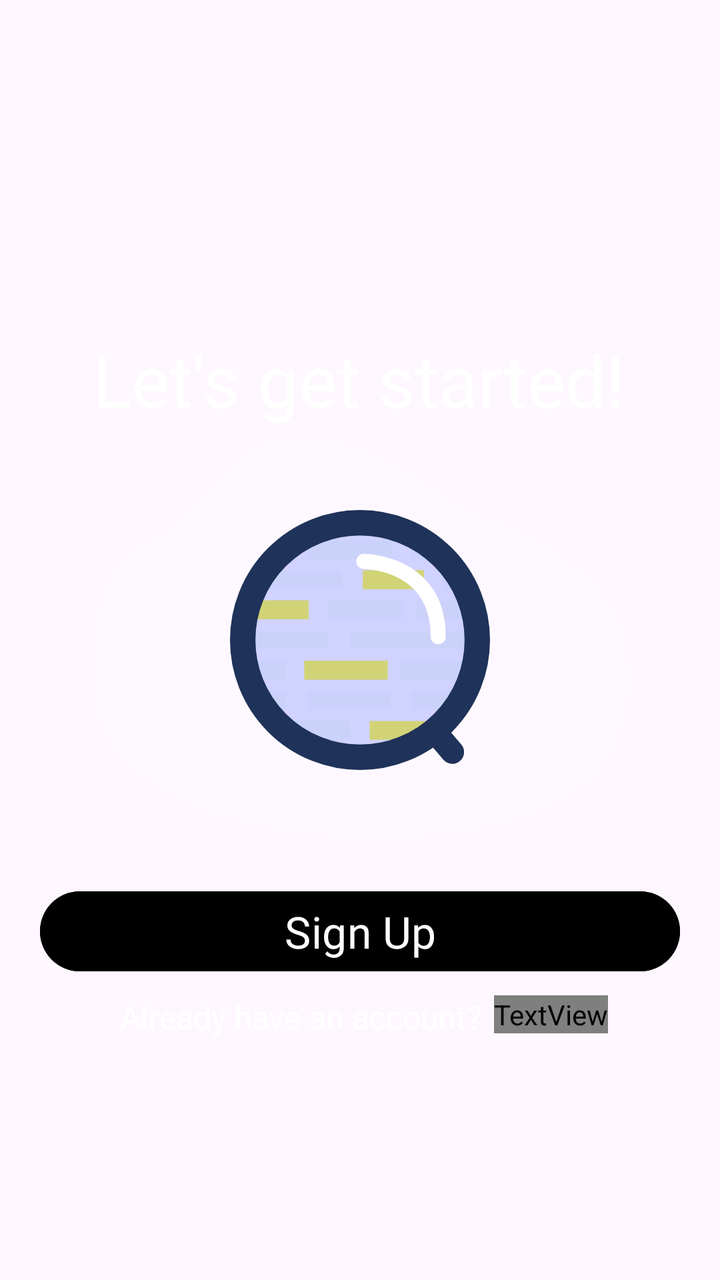
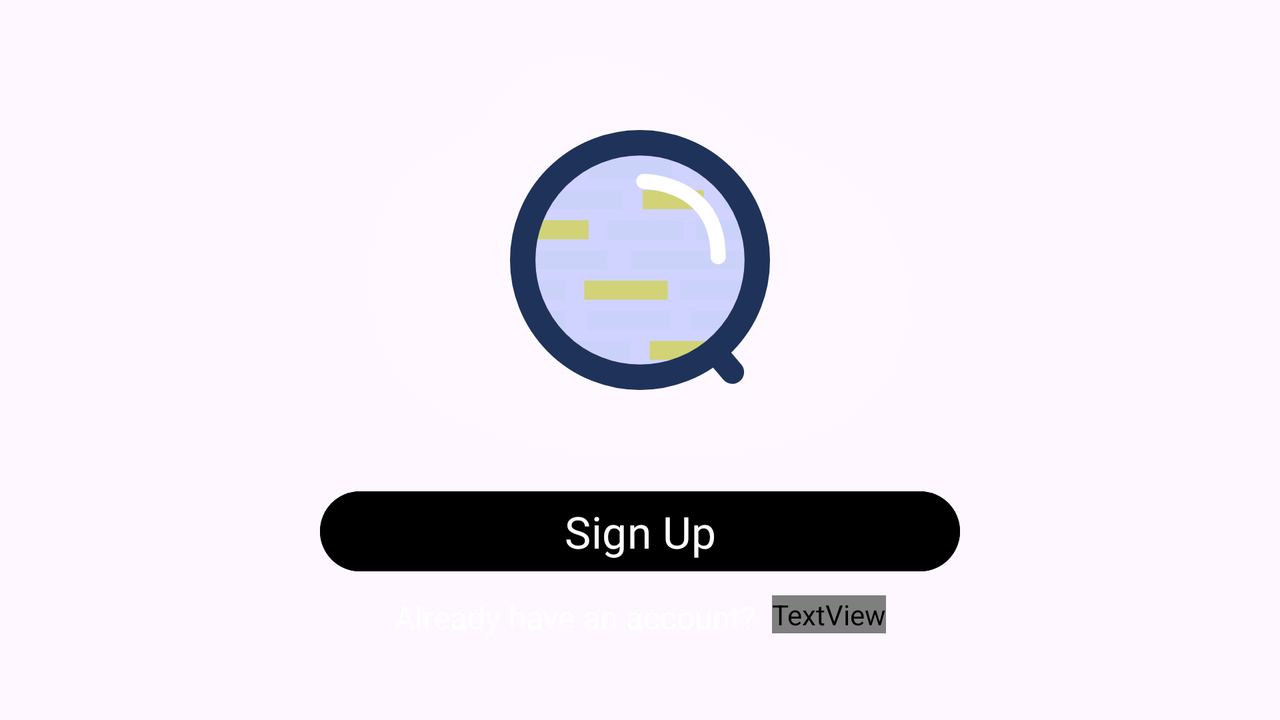

One screen, two layout resources from the same app: the default and the repository's alternative for another configuration. Each is rendered where Android would select it; the XML of both is given below.
<!-- AndroidManifest.xml: application theme Base.Theme.MatchSense -->
<!-- res/layout/activity_welcome.xml -->
<?xml version="1.0" encoding="utf-8"?>
<androidx.constraintlayout.widget.ConstraintLayout xmlns:android="http://schemas.android.com/apk/res/android"
    xmlns:app="http://schemas.android.com/apk/res-auto"
    xmlns:tools="http://schemas.android.com/tools"
    android:id="@+id/main"
    android:layout_width="match_parent"
    android:layout_height="match_parent"
    android:background="@color/bgColor"
    tools:context=".view.welcome.WelcomeActivity">

    <ImageView
        android:id="@+id/imageView"
        android:layout_width="wrap_content"
        android:layout_height="wrap_content"
        android:scaleType="fitXY"
        android:src="@drawable/top_left_bubble"
        app:layout_constraintStart_toStartOf="parent"
        app:layout_constraintTop_toTopOf="parent" />

    <ImageView
        android:layout_width="wrap_content"
        android:layout_height="wrap_content"
        android:src="@drawable/top_right_bubble"
        app:layout_constraintEnd_toEndOf="parent"
        app:layout_constraintTop_toTopOf="parent"
        android:scaleType="fitXY"/>

    <ImageView
        android:layout_width="wrap_content"
        android:layout_height="wrap_content"
        android:scaleType="fitXY"
        android:src="@drawable/bottom_right_bubble"
        app:layout_constraintBottom_toBottomOf="parent"
        app:layout_constraintEnd_toEndOf="parent" />

    <ImageView
        android:layout_width="wrap_content"
        android:layout_height="wrap_content"
        android:scaleType="fitXY"
        android:src="@drawable/bottom_left_bubble"
        app:layout_constraintBottom_toBottomOf="parent"
        app:layout_constraintStart_toStartOf="parent" />

    <TextView
        android:id="@+id/textView"
        android:layout_width="wrap_content"
        android:layout_height="wrap_content"
        android:layout_marginTop="180dp"
        android:fontFamily="@font/montserrat_semibold"
        android:text="@string/let_s_get_started"
        android:textColor="@color/white"
        android:textSize="36sp"
        app:layout_constraintBottom_toTopOf="@+id/bg_icon_welcome"
        app:layout_constraintEnd_toEndOf="parent"
        app:layout_constraintHorizontal_bias="0.495"
        app:layout_constraintStart_toStartOf="parent"
        app:layout_constraintTop_toTopOf="parent" />


    <ImageView
        android:id="@+id/bg_icon_welcome"
        android:layout_width="wrap_content"
        android:layout_height="wrap_content"
        android:src="@drawable/bg_icon_welcome"
        app:layout_constraintBottom_toBottomOf="parent"
        app:layout_constraintEnd_toEndOf="parent"
        app:layout_constraintStart_toStartOf="parent"
        app:layout_constraintTop_toTopOf="parent" />

    <ImageView
        android:id="@+id/ivAppLogo"
        android:layout_width="130dp"
        android:layout_height="130dp"
        android:layout_gravity="center"
        android:src="@drawable/app_logo"
        app:layout_constraintBottom_toBottomOf="parent"
        app:layout_constraintEnd_toEndOf="parent"
        app:layout_constraintStart_toStartOf="parent"
        app:layout_constraintTop_toTopOf="parent" />

    <Button
        android:id="@+id/btnSignup"
        android:layout_width="320dp"
        android:layout_height="wrap_content"
        android:layout_marginTop="-150dp"
        android:backgroundTint="@color/yellow"
        android:fontFamily="@font/montserrat_medium"
        android:padding="5dp"
        android:text="@string/btn_signup"
        android:textSize="22sp"
        app:layout_constraintBottom_toBottomOf="parent"
        app:layout_constraintEnd_toEndOf="parent"
        app:layout_constraintStart_toStartOf="parent"
        app:layout_constraintTop_toBottomOf="@+id/bg_icon_welcome" />

    <TextView
        android:id="@+id/tvBtnSignin"
        android:layout_width="wrap_content"
        android:layout_height="wrap_content"
        android:clickable="true"
        android:focusable="true"
        android:text="@string/btn_signin"
        android:textColor="@color/yellow"
        android:textSize="16sp"
        app:layout_constraintEnd_toEndOf="@+id/btnSignup"
        app:layout_constraintHorizontal_bias="0.145"
        app:layout_constraintStart_toEndOf="@+id/tvSignIn"
        app:layout_constraintTop_toTopOf="@+id/tvSignIn" />

    <TextView
        android:id="@+id/tvSignIn"
        android:layout_width="wrap_content"
        android:layout_height="wrap_content"
        android:layout_marginStart="40dp"
        android:layout_marginTop="8dp"
        android:text="@string/already_have_an_account"
        android:textColor="@color/white"
        android:textSize="16sp"
        app:layout_constraintStart_toStartOf="@+id/btnSignup"
        app:layout_constraintTop_toBottomOf="@+id/btnSignup" />


</androidx.constraintlayout.widget.ConstraintLayout>
<!-- resources referenced by this layout -->
<resources>
  <color name="white">#FFFFFFFF</color>
  <!-- drawable top_left_bubble (drawable) -->
  <vector xmlns:android="http://schemas.android.com/apk/res/android"
      xmlns:aapt="http://schemas.android.com/aapt"
      android:width="148dp"
      android:height="157dp"
      android:viewportWidth="148"
      android:viewportHeight="157">
    <path
        android:pathData="M69.84,27.13m70.85,-6.8a71.17,71.17 129.52,1 1,-141.69 13.6a71.17,71.17 129.52,1 1,141.69 -13.6">
      <aapt:attr name="android:fillColor">
        <gradient 
            android:startX="76.64"
            android:startY="97.98"
            android:endX="63.05"
            android:endY="-43.71"
            android:type="linear">
          <item android:offset="0" android:color="#0AFFFFFF"/>
          <item android:offset="1" android:color="#00999999"/>
        </gradient>
      </aapt:attr>
    </path>
    <path
        android:pathData="M48.78,54.16a47.34,47.34 87.17,1 0,-63.57 70.18a47.34,47.34 87.17,1 0,63.57 -70.18z">
      <aapt:attr name="android:fillColor">
        <gradient 
            android:startX="52.09"
            android:startY="121.04"
            android:endX="-18.09"
            android:endY="57.47"
            android:type="linear">
          <item android:offset="0" android:color="#0AFFFFFF"/>
          <item android:offset="1" android:color="#00999999"/>
        </gradient>
      </aapt:attr>
    </path>
    <path
        android:pathData="M55.98,40.53m6.28,-26.98a27.7,27.7 58.1,1 1,-12.56 53.96a27.7,27.7 58.1,1 1,12.56 -53.96">
      <aapt:attr name="android:fillColor">
        <gradient 
            android:startX="82.96"
            android:startY="46.81"
            android:endX="29"
            android:endY="34.25"
            android:type="linear">
          <item android:offset="0" android:color="#0AFFFFFF"/>
          <item android:offset="1" android:color="#00999999"/>
        </gradient>
      </aapt:attr>
    </path>
  </vector>
  <string name="already_have_an_account">Already have an account?</string>
  <string name="btn_signin">Sign In</string>
  <string name="btn_signup">Sign Up</string>
  <string name="let_s_get_started">Let\'s get started!</string>
  <style name="Base.Theme.MatchSense" parent="Theme.Material3.DayNight.NoActionBar">
          
          
      </style>
</resources>
<!-- res/layout-land/activity_welcome.xml (the repository's variant of the layout above) -->
<!-- drawn on the phone turned sideways -->
<?xml version="1.0" encoding="utf-8"?>
<androidx.constraintlayout.widget.ConstraintLayout xmlns:android="http://schemas.android.com/apk/res/android"
    xmlns:app="http://schemas.android.com/apk/res-auto"
    xmlns:tools="http://schemas.android.com/tools"
    android:id="@+id/main"
    android:layout_width="match_parent"
    android:layout_height="match_parent"
    android:background="@color/bgColor"
    tools:context=".view.welcome.WelcomeActivity">

    <ImageView
        android:id="@+id/imageView"
        android:layout_width="wrap_content"
        android:layout_height="wrap_content"
        android:scaleType="fitXY"
        android:src="@drawable/top_left_bubble"
        app:layout_constraintStart_toStartOf="parent"
        app:layout_constraintTop_toTopOf="parent" />

    <ImageView
        android:layout_width="wrap_content"
        android:layout_height="wrap_content"
        android:src="@drawable/top_right_bubble"
        app:layout_constraintEnd_toEndOf="parent"
        app:layout_constraintTop_toTopOf="parent"
        android:scaleType="fitXY"/>

    <ImageView
        android:layout_width="wrap_content"
        android:layout_height="wrap_content"
        android:scaleType="fitXY"
        android:src="@drawable/bottom_right_bubble"
        app:layout_constraintBottom_toBottomOf="parent"
        app:layout_constraintEnd_toEndOf="parent" />

    <ImageView
        android:layout_width="wrap_content"
        android:layout_height="wrap_content"
        android:scaleType="fitXY"
        android:src="@drawable/bottom_left_bubble"
        app:layout_constraintBottom_toBottomOf="parent"
        app:layout_constraintStart_toStartOf="parent" />

    <TextView
        android:id="@+id/textView"
        android:layout_width="wrap_content"
        android:layout_height="wrap_content"
        android:layout_marginTop="180dp"
        android:fontFamily="@font/montserrat_semibold"
        android:text="@string/let_s_get_started"
        android:textColor="@color/white"
        android:textSize="36sp"
        app:layout_constraintBottom_toTopOf="@+id/bg_icon_welcome"
        app:layout_constraintEnd_toEndOf="parent"
        app:layout_constraintHorizontal_bias="0.495"
        app:layout_constraintStart_toStartOf="parent"
        app:layout_constraintTop_toTopOf="parent" />


    <ImageView
        android:id="@+id/bg_icon_welcome"
        android:layout_width="wrap_content"
        android:layout_height="wrap_content"
        android:layout_marginBottom="100dp"
        android:src="@drawable/bg_icon_welcome"
        app:layout_constraintBottom_toBottomOf="parent"
        app:layout_constraintEnd_toEndOf="parent"
        app:layout_constraintStart_toStartOf="parent"
        app:layout_constraintTop_toTopOf="parent" />

    <ImageView
        android:id="@+id/ivAppLogo"
        android:layout_width="130dp"
        android:layout_height="130dp"
        android:layout_gravity="center"
        android:layout_marginBottom="100dp"
        android:src="@drawable/app_logo"
        app:layout_constraintBottom_toBottomOf="parent"
        app:layout_constraintEnd_toEndOf="parent"
        app:layout_constraintStart_toStartOf="parent"
        app:layout_constraintTop_toTopOf="parent" />

    <Button
        android:id="@+id/btnSignup"
        android:layout_width="320dp"
        android:layout_height="wrap_content"
        android:layout_marginTop="-80dp"
        android:backgroundTint="@color/yellow"
        android:fontFamily="@font/montserrat_medium"
        android:padding="5dp"
        android:text="@string/btn_signup"
        android:textSize="22sp"
        app:layout_constraintBottom_toBottomOf="parent"
        app:layout_constraintEnd_toEndOf="parent"
        app:layout_constraintStart_toStartOf="parent"
        app:layout_constraintTop_toBottomOf="@+id/bg_icon_welcome" />

    <TextView
        android:id="@+id/tvBtnSignin"
        android:layout_width="wrap_content"
        android:layout_height="wrap_content"
        android:layout_marginStart="8dp"
        android:layout_marginTop="8dp"
        android:clickable="true"
        android:focusable="true"
        android:text="@string/btn_signin"
        android:textColor="@color/yellow"
        android:textSize="16sp"
        app:layout_constraintEnd_toEndOf="parent"
        app:layout_constraintStart_toEndOf="@+id/tvSignIn"
        app:layout_constraintTop_toBottomOf="@+id/btnSignup" />

    <TextView
        android:id="@+id/tvSignIn"
        android:layout_width="wrap_content"
        android:layout_height="wrap_content"
        android:layout_marginTop="8dp"
        android:text="@string/already_have_an_account"
        android:textColor="@color/white"
        android:textSize="16sp"
        app:layout_constraintEnd_toStartOf="@+id/tvBtnSignin"
        app:layout_constraintHorizontal_chainStyle="packed"
        app:layout_constraintStart_toStartOf="parent"
        app:layout_constraintTop_toBottomOf="@+id/btnSignup" />


</androidx.constraintlayout.widget.ConstraintLayout>
